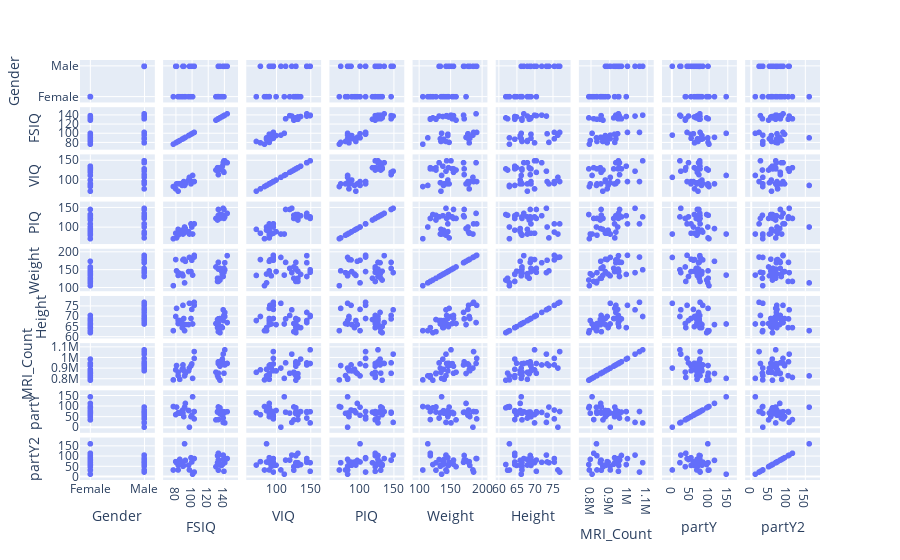

Here is the notebook cell this chart was saved with:
### Markdown cell above
### Train a model

### Code cell
fig = px.scatter_matrix(data2)
fig.show()

### Figure 1 — Plotly figure (JSON) as saved in the notebook; plotly's stock layout.template omitted (floating-point values rounded to 4 significant figures)
{"data": [{"dimensions": [{"axis": {"matches": true}, "label": "Gender", "values": ["Female", "Male", "Male", "Female", "Female", "Female", "Female", "Male", "Male", "Female", "Male", "Male", "Female", "Female", "Female", "Female", "Male", "Female", "Male", "Male", "Female", "Male", "Female", "Male", "Female", "Male", "Female", "Female", "Female", "Male", "Male", "Male", "Female", "Female", "Male", "Female", "Male", "Male"]}, {"axis": {"matches": true}, "label": "FSIQ", "values": [133, 139, 133, 137, 99, 138, 92, 89, 133, 132, 141, 135, 140, 96, 83, 132, 100, 101, 80, 97, 135, 139, 91, 141, 85, 103, 77, 130, 133, 144, 103, 90, 83, 133, 140, 88, 81, 89]}, {"axis": {"matches": true}, "label": "VIQ", "values": [132, 123, 129, 132, 90, 136, 90, 93, 114, 129, 150, 129, 120, 100, 71, 132, 96, 112, 77, 107, 129, 145, 86, 145, 90, 96, 83, 126, 126, 145, 96, 96, 90, 129, 150, 86, 90, 91]}, {"axis": {"matches": true}, "label": "PIQ", "values": [124, 150, 128, 134, 110, 131, 98, 84, 147, 124, 128, 124, 147, 90, 96, 120, 102, 84, 86, 84, 134, 128, 102, 131, 84, 110, 72, 124, 132, 137, 110, 86, 81, 128, 124, 94, 74, 89]}, {"axis": {"matches": true}, "label": "Weight", "values": [118, 143, 172, 147, 146, 138, 175, 134, 172, 118, 151, 155, 155, 146, 135, 127, 178, 136, 180, 186, 122, 132, 114, 171, 140, 187, 106, 159, 127, 191, 192, 181, 143, 153, 144, 139, 148, 179]}, {"axis": {"matches": true}, "label": "Height", "values": [64.5, 73.3, 68.8, 65, 69, 64.5, 66, 66.3, 68.8, 64.5, 70, 69, 70.5, 66, 68, 68.5, 73.5, 66.3, 70, 76.5, 62, 68, 63, 72, 68, 77, 63, 66.5, 62.5, 67, 75.5, 69, 66.5, 66.5, 70.5, 64.5, 74, 75.5]}, {"axis": {"matches": true}, "label": "MRI_Count", "values": [816932, 1038437, 965353, 951545, 928799, 991305, 854258, 904858, 955466, 833868, 1079549, 924059, 856472, 878897, 865363, 852244, 945088, 808020, 889083, 905940, 790619, 955003, 831772, 935494, 798612, 1062462, 793549, 866662, 857782, 949589, 997925, 879987, 834344, 948066, 949395, 893983, 930016, 935863]}, {"axis": {"matches": true}, "label": "partY", "values": [37.78, 24.28, 73.74, 60.82, 51.79, 75.93, 115.0, 69.27, 73.06, 76.08, 21.86, 65.77, 68.76, 81.2, 70.63, 73.67, 58.28, 146.6, 61.3, 1.386, 93.93, 45.03, 97.11, 72.13, 68.01, 76.21, 100.2, 36.32, 98.24, 75.56, 41.17, 51.99, 67.44, 72.26, 75.37, 80.15, 97.65, 83.42]}, {"axis": {"matches": true}, "label": "partY2", "values": [115.2, 106.2, 104.3, 55.07, 93.33, 59.12, 80.03, 51.14, 81.56, 103.3, 68.71, 61.02, 81.49, 56.35, 56.94, 68.42, 72.25, 11.86, 73.91, 32.73, 59.63, 84.26, 161.9, 70.55, 85.22, 22.37, 32.52, 48.88, 31.6, 89.19, 88.99, 55.07, 32.79, 69.01, 26.13, 71.91, 68.7, 71.56]}], "hovertemplate": "%{xaxis.title.text}=%{x}<br>%{yaxis.title.text}=%{y}<extra></extra>", "legendgroup": "", "marker": {"color": "#636efa", "symbol": "circle"}, "name": "", "showlegend": false, "type": "splom"}], "layout": {"dragmode": "select", "legend": {"tracegroupgap": 0}, "margin": {"t": 60}}}
